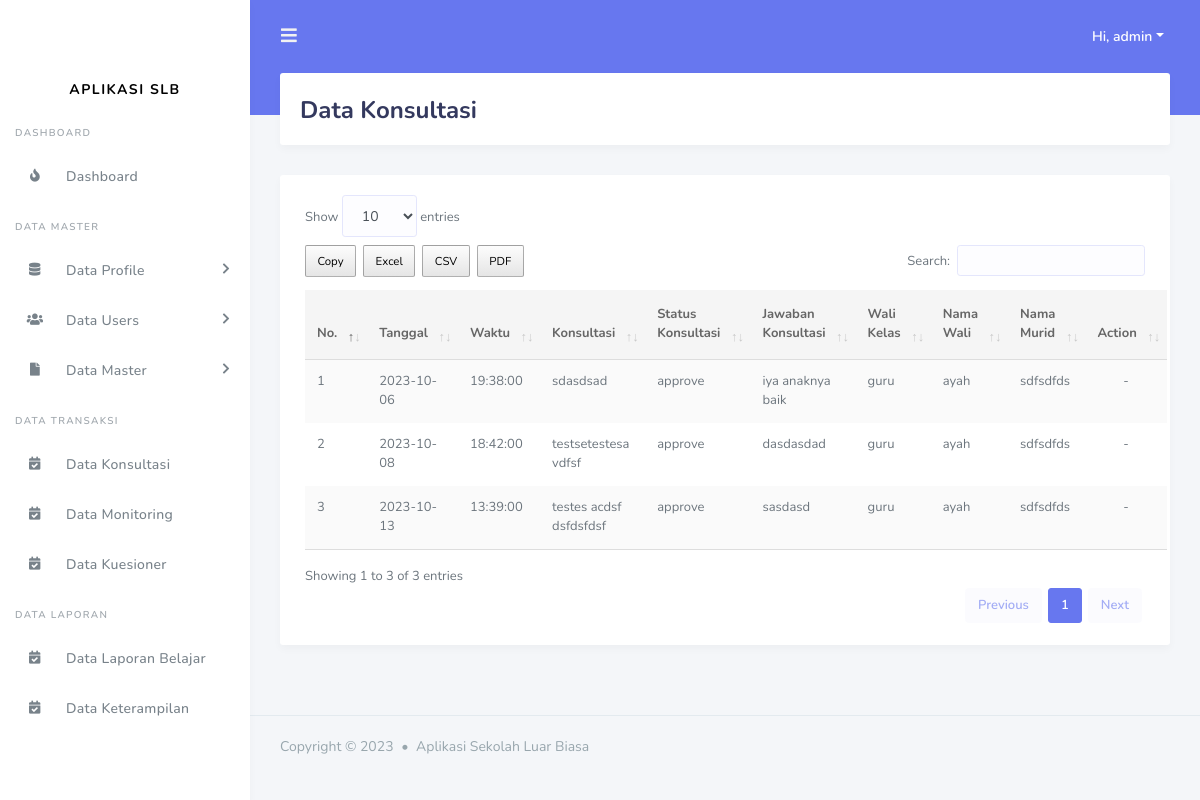
The page /admin/data_konsultasi.php (signed in) on the database as committed earlier.
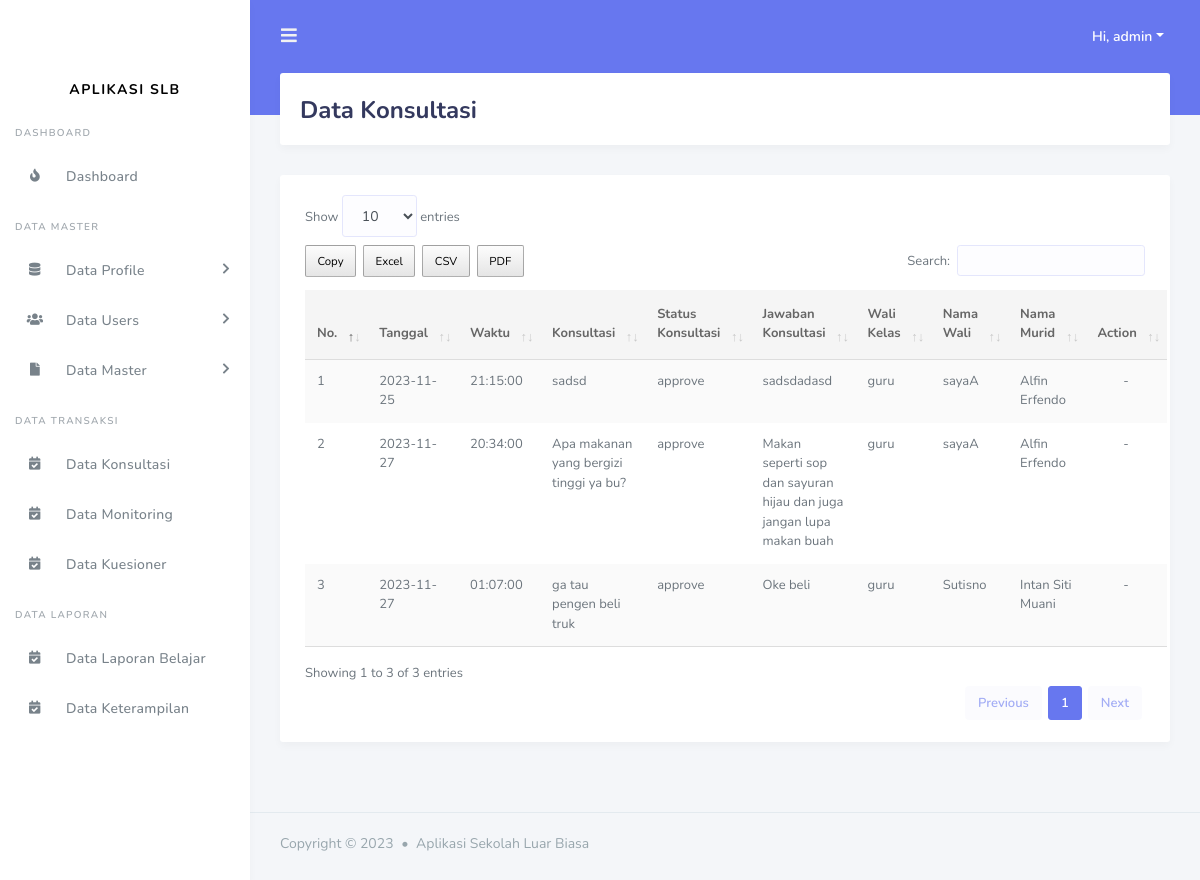
The same page on the database as committed later.
### tables this page shows
CREATE TABLE `tbl_konsultasi` (
  `id_konsultasi` int(11) NOT NULL,
  `tanggal_konsultasi` date NOT NULL,
  `jam_konsultasi` time NOT NULL,
  `konsultasi` varchar(255) NOT NULL,
  `status_konsultasi` enum('diajukan','approve','ditunda') NOT NULL,
  `jawaban_konsultasi` varchar(255) DEFAULT NULL,
  `id_users` int(11) NOT NULL,
  `id_wali_murid` int(11) NOT NULL
);

CREATE TABLE `tbl_users` (
  `id_users` int(11) NOT NULL,
  `nama_users` varchar(255) DEFAULT NULL,
  `alamat_users` varchar(255) DEFAULT NULL,
  `email_users` varchar(200) DEFAULT NULL,
  `no_telp_users` varchar(15) DEFAULT NULL,
  `hak_akses` enum('kepala sekolah','admin','guru') DEFAULT NULL,
  `username` varchar(255) DEFAULT NULL,
  `password` varchar(255) DEFAULT NULL,
  `status` enum('aktiv','non-aktiv') DEFAULT NULL
);

CREATE TABLE `tbl_wali_murid` (
  `id_wali_murid` int(11) NOT NULL,
  `nama_ayah` varchar(200) NOT NULL,
  `nama_ibu` varchar(200) NOT NULL,
  `pekerjaan_ayah` varchar(200) DEFAULT NULL,
  `pekerjaan_ibu` varchar(200) DEFAULT NULL,
  `alamat` varchar(255) NOT NULL,
  `no_telp` varchar(15) NOT NULL,
  `email` varchar(200) NOT NULL,
  `username` varchar(200) NOT NULL,
  `password` varchar(200) NOT NULL,
  `id_murid` int(11) NOT NULL
);

CREATE TABLE `tbl_murid` (
  `id_murid` int(11) NOT NULL,
  `nik` varchar(100) NOT NULL,
  `nama` varchar(200) NOT NULL,
  `jenis_kelamin` varchar(100) NOT NULL,
  `tempat_lahir` varchar(100) NOT NULL,
  `tanggal_lahir` date NOT NULL,
  `gambar` varchar(200) NOT NULL,
  `alamat` varchar(200) NOT NULL,
  `agama` varchar(200) NOT NULL DEFAULT 'admin',
  `status_murid` enum('menunggu hasil','diterima','tidak') NOT NULL DEFAULT 'diterima'
);

### admin/data_konsultasi.php (the view, shortened to what this page needs)
<?php
include('../template/header.php');
include('../template/sidebar.php');
?>
<div class="main-content">
  <section class="section">
    <div class="section-header">
      <h1>Data Konsultasi</h1>
    </div>
    <div class="section-body">
      <div class="card table-responsive">
        <div class="card-body ">
            <table id="table" class="table table-striped table-hover" cellspacing="0" width="100%">
                <thead >
                    <tr >
                        <th width = "5%">No.</th>
                        <th>Tanggal</th>
                        <th>Waktu</th>
                        <th>Konsultasi</th>
                        <th>Status Konsultasi</th>
                        <th>Jawaban Konsultasi</th>
                        <th>Wali Kelas</th>
                        <th>Nama Wali</th>
                        <th>Nama Murid</th>
                        <th class="text-center" width = "20%">Action</th>
                    </tr>
                </thead>
                <tbody>
                    <?php
                            $query = "SELECT * FROM tbl_konsultasi tk INNER JOIN tbl_users tu ON tk.id_users = tu.id_users INNER JOIN tbl_wali_murid twm on twm.id_wali_murid = tk.id_wali_murid INNER JOIN tbl_murid tm on tm.id_murid = twm.id_murid";
                            $result_tasks = mysqli_query($conn, $query);
                            $no = 1;
                            while($row = mysqli_fetch_assoc($result_tasks)) { ?>
                        <tr>
                            <td><?= $no++ ?></td>
                            <td><?= $row['tanggal_konsultasi']?></td>
                            <td><?= $row['jam_konsultasi']?></td>
                            <td><?= $row['konsultasi']?></td>
                            <td><?= $row['status_konsultasi']?></td>
                            <td><?= $row['jawaban_konsultasi']?></td>
                            <td><?= $row['nama_users']?></td>
                            <td><?= $row['nama_ayah']?></td>
                            <td><?= $row['nama']?></td>
                            <?php if ( $row['status_konsultasi'] != 'approve') { ?>
                                <td class ="text-center">
                                    <button type="button" class="btn btn-primary btn-sm" data-toggle="modal" data-target="#updatedata<?= $row['id_konsultasi'] ?>">
                                    <i class="fas fa-edit"></i>
                                    </button>
                                </td>
                            <?php }else{ ?>
                                <td class ="text-center">-</td>
                            <?php } ?>
                        </tr>
                    <?php } ?>
                </tbody>
            </table>
        </div>
      </div>
    </div>
  </section>
</div>
<?php include('../template/footer.php'); ?>

Rows that differ between the two databases and show on the page:
removed tbl_konsultasi: tanggal_konsultasi "2023-10-06", jam_konsultasi "19:38:00", konsultasi "sdasdsad", status_konsultasi "approve", jawaban_konsultasi "iya anaknya baik", id_users.nama_users "guru", id_wali_murid.nama_ayah "ayah", tbl_murid.nama "sdfsdfds"
removed tbl_konsultasi: tanggal_konsultasi "2023-10-08", jam_konsultasi "18:42:00", konsultasi "testsetestesa vdfsf", status_konsultasi "approve", jawaban_konsultasi "dasdasdad", id_users.nama_users "guru", id_wali_murid.nama_ayah "ayah", tbl_murid.nama "sdfsdfds"
removed tbl_konsultasi: tanggal_konsultasi "2023-10-13", jam_konsultasi "13:39:00", konsultasi "testes acdsf dsfdsfdsf", status_konsultasi "approve", jawaban_konsultasi "sasdasd", id_users.nama_users "guru", id_wali_murid.nama_ayah "ayah", tbl_murid.nama "sdfsdfds"
added tbl_konsultasi: tanggal_konsultasi "2023-11-25", jam_konsultasi "21:15:00", konsultasi "sadsd", status_konsultasi "approve", jawaban_konsultasi "sadsdadasd", id_users.nama_users "guru", id_wali_murid.nama_ayah "sayaA", tbl_murid.nama "Alfin Erfendo"
added tbl_konsultasi: tanggal_konsultasi "2023-11-27", jam_konsultasi "20:34:00", konsultasi "Apa makanan yang bergizi tinggi ya bu?", status_konsultasi "approve", jawaban_konsultasi "Makan seperti sop dan sayuran hijau dan juga jangan lupa makan buah", id_users.nama_users "guru", id_wali_murid.nama_ayah "sayaA", tbl_murid.nama "Alfin Erfendo"
added tbl_konsultasi: tanggal_konsultasi "2023-11-27", jam_konsultasi "01:07:00", konsultasi "ga tau pengen beli truk", status_konsultasi "approve", jawaban_konsultasi "Oke beli", id_users.nama_users "guru", id_wali_murid.nama_ayah "Sutisno", tbl_murid.nama "Intan Siti Muani"
